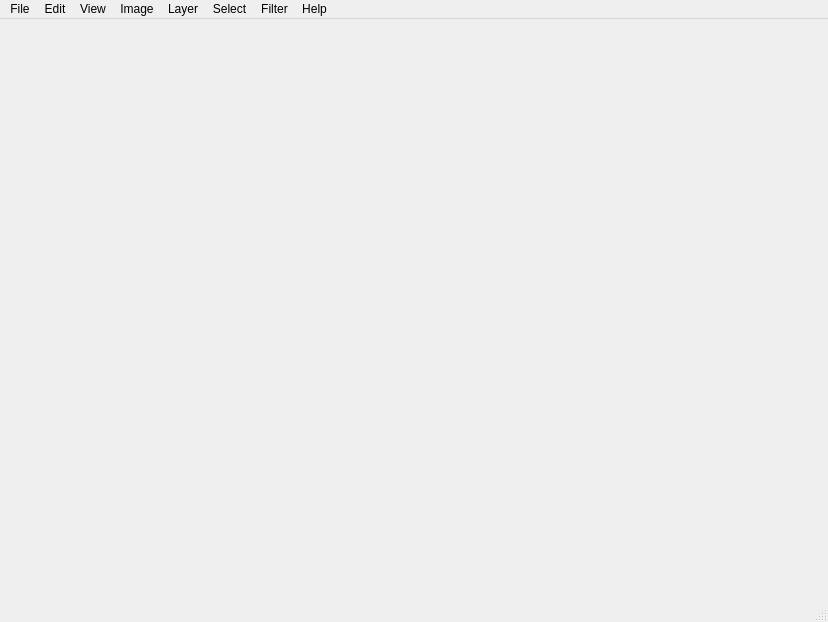
<?xml version="1.0" encoding="UTF-8"?>
<ui version="4.0">
 <class>MainWindow</class>
 <widget class="QMainWindow" name="MainWindow">
  <property name="geometry">
   <rect>
    <x>0</x>
    <y>0</y>
    <width>828</width>
    <height>622</height>
   </rect>
  </property>
  <property name="windowTitle">
   <string>NeoIMP 1.0.0</string>
  </property>
  <property name="documentMode">
   <bool>false</bool>
  </property>
  <widget class="QWidget" name="centralwidget">
   <property name="sizePolicy">
    <sizepolicy hsizetype="Preferred" vsizetype="Preferred">
     <horstretch>0</horstretch>
     <verstretch>0</verstretch>
    </sizepolicy>
   </property>
   <layout class="QGridLayout" name="gridLayout_2">
    <item row="0" column="0">
     <layout class="QGridLayout" name="tabLayout"/>
    </item>
   </layout>
  </widget>
  <widget class="QMenuBar" name="menubar">
   <property name="geometry">
    <rect>
     <x>0</x>
     <y>0</y>
     <width>828</width>
     <height>22</height>
    </rect>
   </property>
   <widget class="QMenu" name="menuFile">
    <property name="title">
     <string>File</string>
    </property>
    <addaction name="action_New"/>
    <addaction name="action_Open"/>
    <addaction name="separator"/>
    <addaction name="action_Save"/>
    <addaction name="actionSave_As"/>
    <addaction name="separator"/>
    <addaction name="actionE_xit"/>
   </widget>
   <widget class="QMenu" name="menuEdit">
    <property name="title">
     <string>Edit</string>
    </property>
   </widget>
   <widget class="QMenu" name="menuImage">
    <property name="title">
     <string>Image</string>
    </property>
   </widget>
   <widget class="QMenu" name="menuLayer">
    <property name="title">
     <string>Layer</string>
    </property>
   </widget>
   <widget class="QMenu" name="menuFilter">
    <property name="title">
     <string>Filter</string>
    </property>
   </widget>
   <widget class="QMenu" name="menuHelp">
    <property name="title">
     <string>Help</string>
    </property>
   </widget>
   <widget class="QMenu" name="menuSelect">
    <property name="title">
     <string>Select</string>
    </property>
   </widget>
   <widget class="QMenu" name="menuView">
    <property name="title">
     <string>View</string>
    </property>
    <widget class="QMenu" name="menuToolbars">
     <property name="title">
      <string>Toolbars</string>
     </property>
     <addaction name="actionToolchest"/>
     <addaction name="actionTool_Settings"/>
    </widget>
    <addaction name="menuToolbars"/>
   </widget>
   <addaction name="menuFile"/>
   <addaction name="menuEdit"/>
   <addaction name="menuView"/>
   <addaction name="menuImage"/>
   <addaction name="menuLayer"/>
   <addaction name="menuSelect"/>
   <addaction name="menuFilter"/>
   <addaction name="menuHelp"/>
  </widget>
  <widget class="QStatusBar" name="statusbar"/>
  <action name="actionE_xit">
   <property name="text">
    <string>E&amp;xit</string>
   </property>
  </action>
  <action name="action_New">
   <property name="text">
    <string>&amp;New...</string>
   </property>
   <property name="shortcut">
    <string>Ctrl+N</string>
   </property>
  </action>
  <action name="action_Open">
   <property name="text">
    <string>&amp;Open...</string>
   </property>
   <property name="shortcut">
    <string>Ctrl+O</string>
   </property>
  </action>
  <action name="action_Save">
   <property name="enabled">
    <bool>false</bool>
   </property>
   <property name="text">
    <string>&amp;Save...</string>
   </property>
  </action>
  <action name="actionSave_As">
   <property name="enabled">
    <bool>false</bool>
   </property>
   <property name="text">
    <string>Save &amp;As...</string>
   </property>
  </action>
  <action name="actionToolchest">
   <property name="checkable">
    <bool>true</bool>
   </property>
   <property name="checked">
    <bool>true</bool>
   </property>
   <property name="text">
    <string>Toolchest</string>
   </property>
  </action>
  <action name="actionTool_Settings">
   <property name="checkable">
    <bool>true</bool>
   </property>
   <property name="text">
    <string>Tool Settings</string>
   </property>
  </action>
 </widget>
 <resources>
  <include location="Icons.qrc"/>
 </resources>
 <connections/>
</ui>
